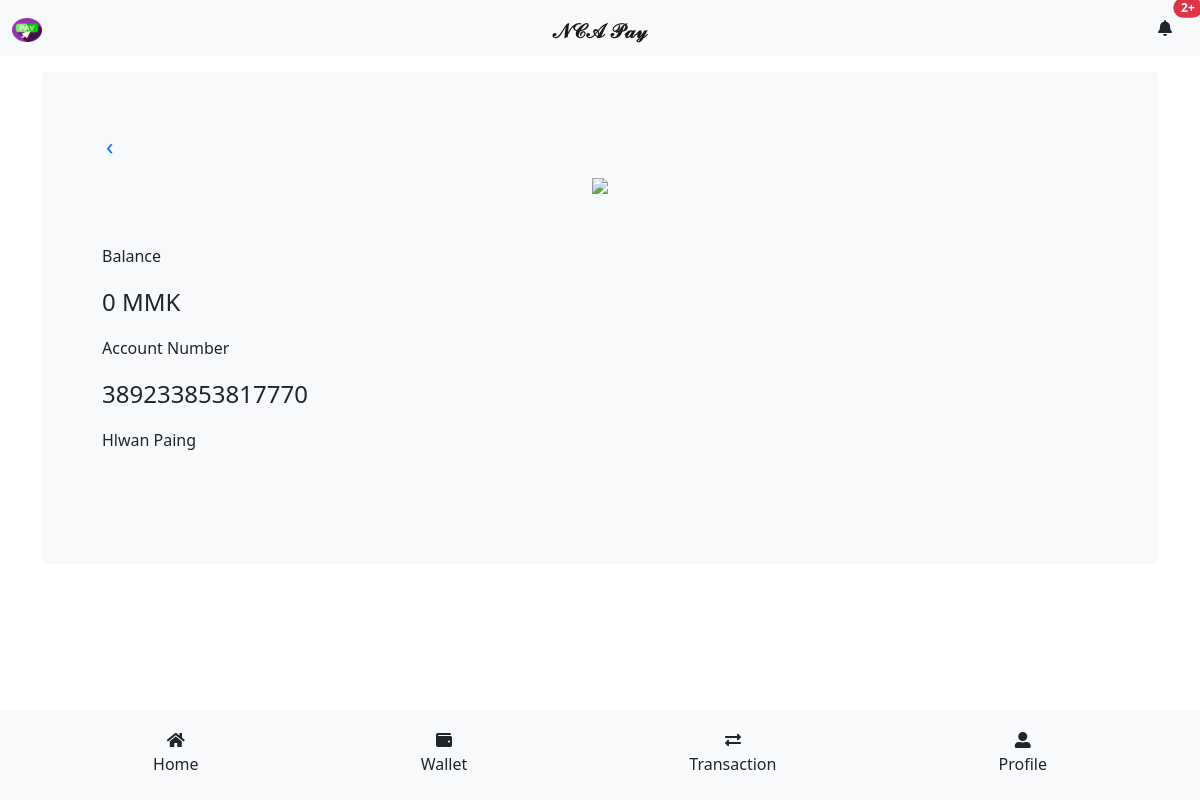
Screenshot of /wallet/ (signed in) with the database file from the repository.
### users/models.py (models this page shows, shortened)
class User(AbstractUser):
    name = models.CharField(max_length=120,null=True)
    email = models.EmailField(unique=True,null=True)
    phone = models.CharField(unique=True,max_length=11,null=True)
    acc_num = models.CharField(max_length=25,blank=True,null=True)
    ip_address = models.CharField(max_length=100,null=True,blank=True)
    user_agent = models.CharField(max_length=120,null=True,blank=True)
    USERNAME_FIELD = 'phone'
    REQUIRED_FIELDS = []

### pay/models.py (models this page shows, shortened)
class Wallet(models.Model):
    account_number = models.CharField(verbose_name="Account Number",max_length=25)
    account_person = models.OneToOneField(User, on_delete=models.CASCADE)
    amount = models.PositiveIntegerField()
    created = models.DateTimeField(auto_now_add=True)
    updated = models.DateTimeField(auto_now=True)

### pay/views.py (the view)
# urls.py: path('wallet/',views.walletPage,name="wallet"),
@login_required
def walletPage(request):
    user = request.user
    return render(request,'pay/wallet.html',{'user':user})

### pay/templatetags/tags.py (called while the page is built)
@register.simple_tag
def unread_noti(request):
    user = request.user
    unread = user.notification_set.filter(noti_type="Unread")
    if unread.count() == 0:
        unread = 0
    else:
        unread = unread.count()
    return unread

### pay/templates/pay/wallet.html
{% extends "base.html" %}
{% load static %}
{% block content %}
<div class="container">
        <div class="p-5 mb-4 bg-light rounded-3">
        <a  href="{% url 'home' %}" class="nav-link fs-4">&#8249;</a>
        <div class="text-center">
            <img width="300px" src="{% static 'wallet.svg' %}">
        </div>
        <div class="container-fluid py-5">
            <p >Balance</p>
            <p class="col-md-8 fs-4">{{user.wallet.amount}} MMK</p>
            <p >Account Number</p>
            <p class="col-md-8 fs-4">{{user.acc_num}}</p>
            <p class="text-capitalize">{{user.name}}</p>
        </div>
        </div>
    </div>
{% endblock content %}

### templates/navbar.html (shortened to what this page needs)
{% load tags %}
{% load static %}
<nav class="navbar navbar-bg-color mb-3 navbar-light bg-light">
        <div class="container-fluid">
            <a class="navbar-brand" href="{% url 'home'%}">
                <img src="{% static 'pay.png' %}" alt="" width="30" height="24">
            </a>
            <span class="navbar-brand mb-0 m-auto h1 fw-bold">𝒩𝒞𝒜 𝒫𝒶𝓎</span>
            <a href="{% url 'noti' %}" class="nav-link position-relative text-dark">
              <i class="fas fa-bell"></i>
              <span id="noti" class="position-absolute top-0 start-100 translate-middle badge rounded-pill bg-danger">
              {% unread_noti request %}+
              </span>
            </a>
        </div>
</nav>

### static/main.css (style rules this page uses)
html,body { height: 100%; }
body { display: flex; flex-direction: column; min-height: 100vh; }

### rows the page displays
User: id "2", wallet.amount "0", acc_num "389233853817770", name "Hlwan Paing"
